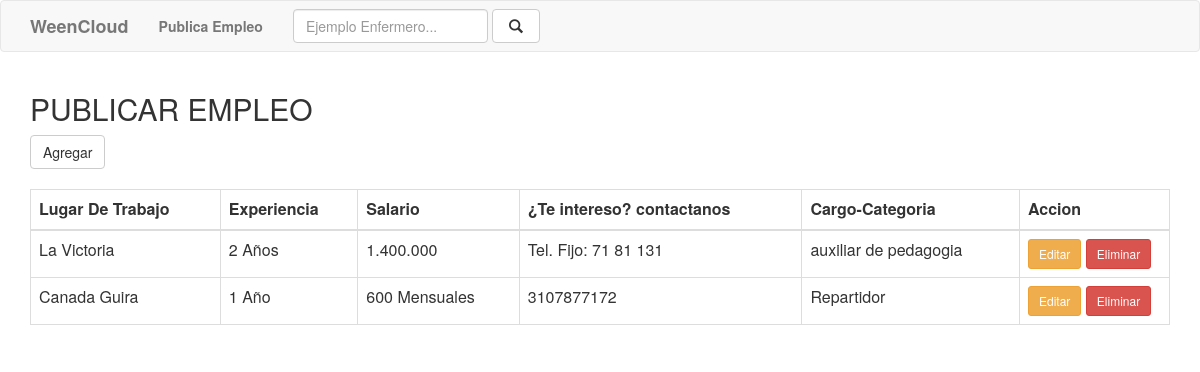
Screenshot of /CRUD-2/ver.php with the database file from the repository.
### tables this page shows
CREATE TABLE `person` (
  `id` int(11) NOT NULL,
  `Lutrabajo` varchar(500) NOT NULL,
  `experiencia` varchar(500) NOT NULL,
  `salario` varchar(100) NOT NULL,
  `contactanos` varchar(500) NOT NULL,
  `Cargo_Categoria` varchar(255) NOT NULL,
  `created_at` varchar(200) NOT NULL
);

### CRUD-2/php/tabla.php (the view, shortened to what this page needs)
<?php
include "conexion.php";
$sql1= "select * from person";
$query = $con->query($sql1);
?>
<?php if($query->num_rows>0):?>
<table class="table table-bordered table-hover">
<thead>
	<th>Lugar De Trabajo</th>
	<th>Experiencia</th>
	<th>Salario</th>
	<th>¿Te intereso? contactanos</th>
	<th>Cargo-Categoria</th>
	<th>Accion</th>
</thead>
<?php while ($r=$query->fetch_array()):?>
<tr>
	<td><?php echo $r["Lutrabajo"]; ?></td>
	<td><?php echo $r["experiencia"]; ?></td>
	<td><?php echo $r["salario"]; ?></td>
	<td><?php echo $r["contactanos"]; ?></td>
	<td><?php echo $r["Cargo_Categoria"]; ?></td>
	<td style="width:150px;">
		<a href="./editar.php?id=<?php echo $r["id"];?>" class="btn btn-sm btn-warning">Editar</a>
		<a href="#" id="del-<?php echo $r["id"];?>" class="btn btn-sm btn-danger">Eliminar</a>
	</td>
</tr>
<?php endwhile;?>
</table>
<?php else:?>
	<p class="alert alert-warning">Agrega Un Registro</p>
<?php endif;?>

### rows the page displays
person: Lutrabajo "La Victoria", experiencia "2 Años", salario "1.400.000", contactanos "Tel. Fijo: 71 81 131", Cargo_Categoria "auxiliar de pedagogia"
person: Lutrabajo "Canada Guira", experiencia "1 Año", salario "600 Mensuales", contactanos "3107877172", Cargo_Categoria "Repartidor"
